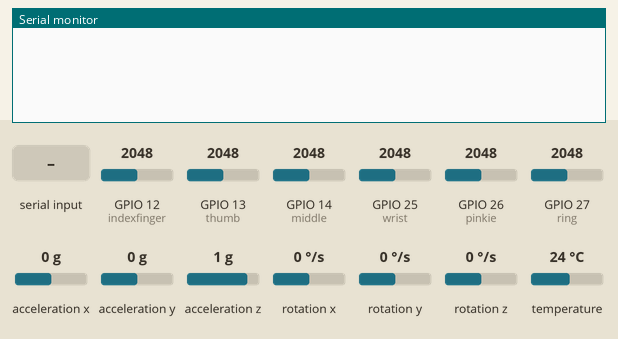
Simulated run of this sketch. Board: ESP32. Parts: the last lines printed to the serial monitor. Wiring (inferred from the names in the program): MPU-6050 motion sensor at I2C address 0x68. The test bench sets the inputs (shaded band); at power-on: GPIO 13 (thumb) = 2048, GPIO 12 (indexfinger) = 2048, GPIO 14 (middle) = 2048, GPIO 25 (wrist) = 2048, GPIO 27 (ring) = 2048, GPIO 26 (pinkie) = 2048, acceleration x 0 g, acceleration y 0 g, acceleration z 1 g, rotation x 0 °/s, rotation y 0 °/s, rotation z 0 °/s, temperature 24 °C.

Above: at 1.3 s.
1.4 s: "o" received over Serial
At 1.59 s:
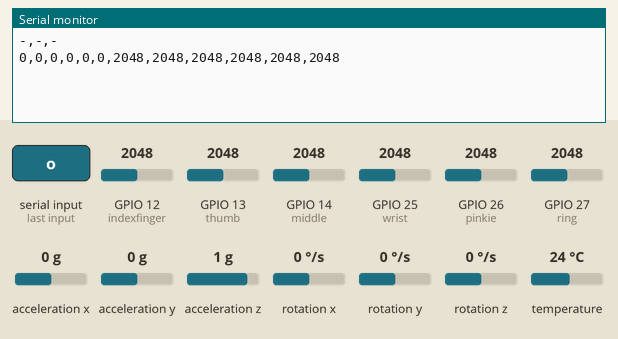
2.9 s: GPIO 13 (thumb) set to 2866
At 3.11 s:
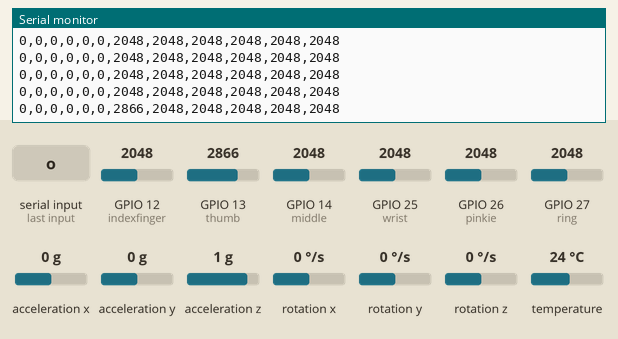
4.4 s: GPIO 12 (indexfinger) set to 2866
At 4.63 s:
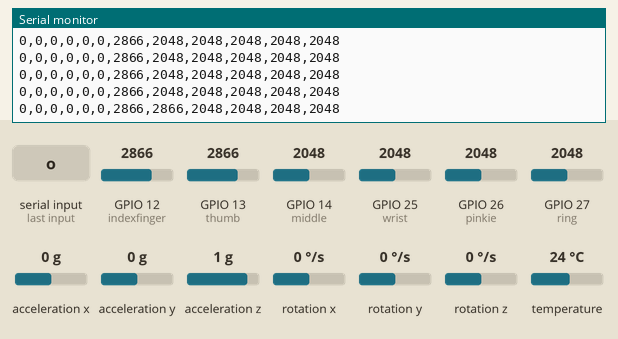
5.9 s: GPIO 14 (middle) set to 2866
At 6.15 s:
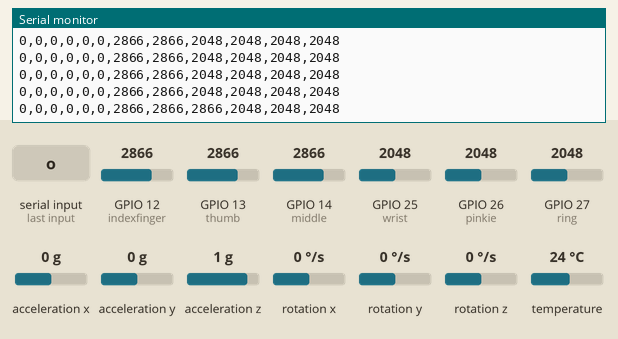
7.4 s: GPIO 25 (wrist) set to 2866
At 7.41 s:
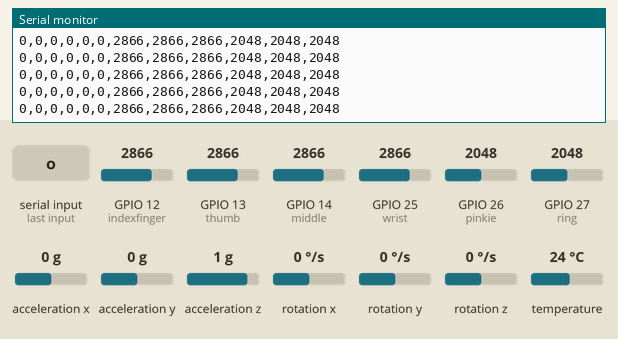
8.9 s: GPIO 27 (ring) set to 2866
At 8.93 s:
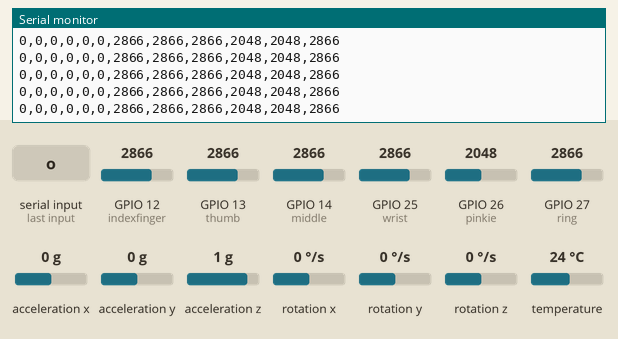

The sketch:

obtaining_raw_data_without_description.ino
```cpp
#include<Wire.h>
#include <Adafruit_MPU6050.h>
#include <Adafruit_Sensor.h>
const int MPU_ADDR = 0x68;    // MPU6050 (IMU) Address for  I2c communication
int16_t AcX, AcY, AcZ, Tmp, GyX, GyY, GyZ;   // Acceleration, temperature and angular velocity for each axis
void readRawData();  // function to obtain IMU data

//initialise flex sensor pins
const int thumb = 13;       // Pin for Flex-Sensor on Thumb             /blue
const int indexfinger = 12; // Pin for Flex-Sensor on index finger      /yellow
const int middle = 14;      // Pin for Flex-Sensor on middle finger     /green
const int ring = 27;        // Pin for Flex-Sensor on ring finger       /orange
const int pinkie = 26;      // Pin for Flex-Sensor on pinkie finger     /violett
const int wrist = 25;       // Pin for Flex-Sensor over wrist           /white

Adafruit_MPU6050 mpu;
long last_sample_millis = 0;
char a;
bool capture = false;

void setup() {
  initSensor();
  Serial.begin(115200); //start serial communication with 115200 baud
  while (!Serial) {
    delay(10); // will pause Zero, Leonardo, etc until serial console open
}
  // Try to initialize!
  while (!mpu.begin()) {
    Serial.println("Failed to find MPU6050 chip");
    delay(10);
    //while (1) {
      //delay(10);
    //}
  }
   mpu.setAccelerometerRange(MPU6050_RANGE_8_G);
  mpu.setGyroRange(MPU6050_RANGE_500_DEG);
  mpu.setFilterBandwidth(MPU6050_BAND_21_HZ);
  // insert flex sensor raw data reading as well here
  Serial.println("");
  delay(100);
}


void loop() {
  //start and stop recording
   if (Serial.available() > 0) {
    a = Serial.read();
    if (a == 'o') {
      Serial.print("-,-,-\n");
      capture = true;
    } else if (a == 'p') {
      capture = false;
      Serial.print("\n\n\n\n\n\n\n\n\n\n\n\n"); //adapt amount of ns to include number of flex sensors +5 mal \n
    }
  }
  if (capture) {
    capture_data();
  }
}

void capture_data() {
  /* Get new sensor events with the readings */
  if ((millis() - last_sample_millis) >= 40) {

    last_sample_millis = millis();
    sensors_event_t a, g, temp;
    mpu.getEvent(&a, &g, &temp);
    // include here flex sensor read out         // call the function to read raw data IMU

    // read out raw data of flex sensors
  int Value_thumb = analogRead(thumb);
  int Value_indexfinger = analogRead(indexfinger);
  int Value_middle = analogRead(middle);
  int Value_ring = analogRead(ring);
  int Value_pinkie = analogRead(pinkie);
  int Value_wrist = analogRead(wrist);

  //IMU
  Serial.print(AcX);
   Serial.print(",");
  Serial.print(AcY);
   Serial.print(",");
  Serial.print(AcZ);
   Serial.print(",");
  Serial.print(GyX);
   Serial.print(",");
  Serial.print(GyY);
   Serial.print(",");
  Serial.print(GyZ);
   Serial.print(",");


  // print values of flex sensors in seriel monitor
  Serial.print(Value_thumb);
   Serial.print(",");
  Serial.print(Value_indexfinger);
    Serial.print(",");
  Serial.print(Value_middle);
   Serial.print(",");
  Serial.print(Value_ring);
   Serial.print(",");
  Serial.print(Value_pinkie);
   Serial.print(",");
  Serial.println(Value_wrist);

  delay(250); // delay for stability and gathering data in serial plot
}
}

void initSensor() {
  //initialise IMU
  Wire.begin();
  Wire.beginTransmission(MPU_ADDR);   // I2C address
  Wire.write(0x6B);    // Power Management Register 107, starting communication, slave address (default:0x68)
  Wire.write(0);       // wakes up the MPU-6050
  Wire.endTransmission(true);
}

void readRawData() {
  Wire.beginTransmission(MPU_ADDR);
  Wire.write(0x3B);   // AcX address
  Wire.endTransmission(false);
  Wire.requestFrom(MPU_ADDR, 14, true);  // 14 Byte after AcX address

  AcX = Wire.read() << 8 | Wire.read(); //Merging 2 Bytes by OR operator and the shift operators
  AcY = Wire.read() << 8 | Wire.read();
  AcZ = Wire.read() << 8 | Wire.read();
  Tmp = Wire.read() << 8 | Wire.read();
  GyX = Wire.read() << 8 | Wire.read();
  GyY = Wire.read() << 8 | Wire.read();
  GyZ = Wire.read() << 8 | Wire.read();

}
```

Measured:
- after the input at 1.4 s, the serial monitor: prints a new line at once (image 1)
- after the input at 2.9 s, the serial monitor: prints a new line at once (image 2)
- after the input at 4.4 s, the serial monitor: prints a new line at once (image 3)
- after the input at 5.9 s, the serial monitor: prints a new line after 0.06 s (image 4)
